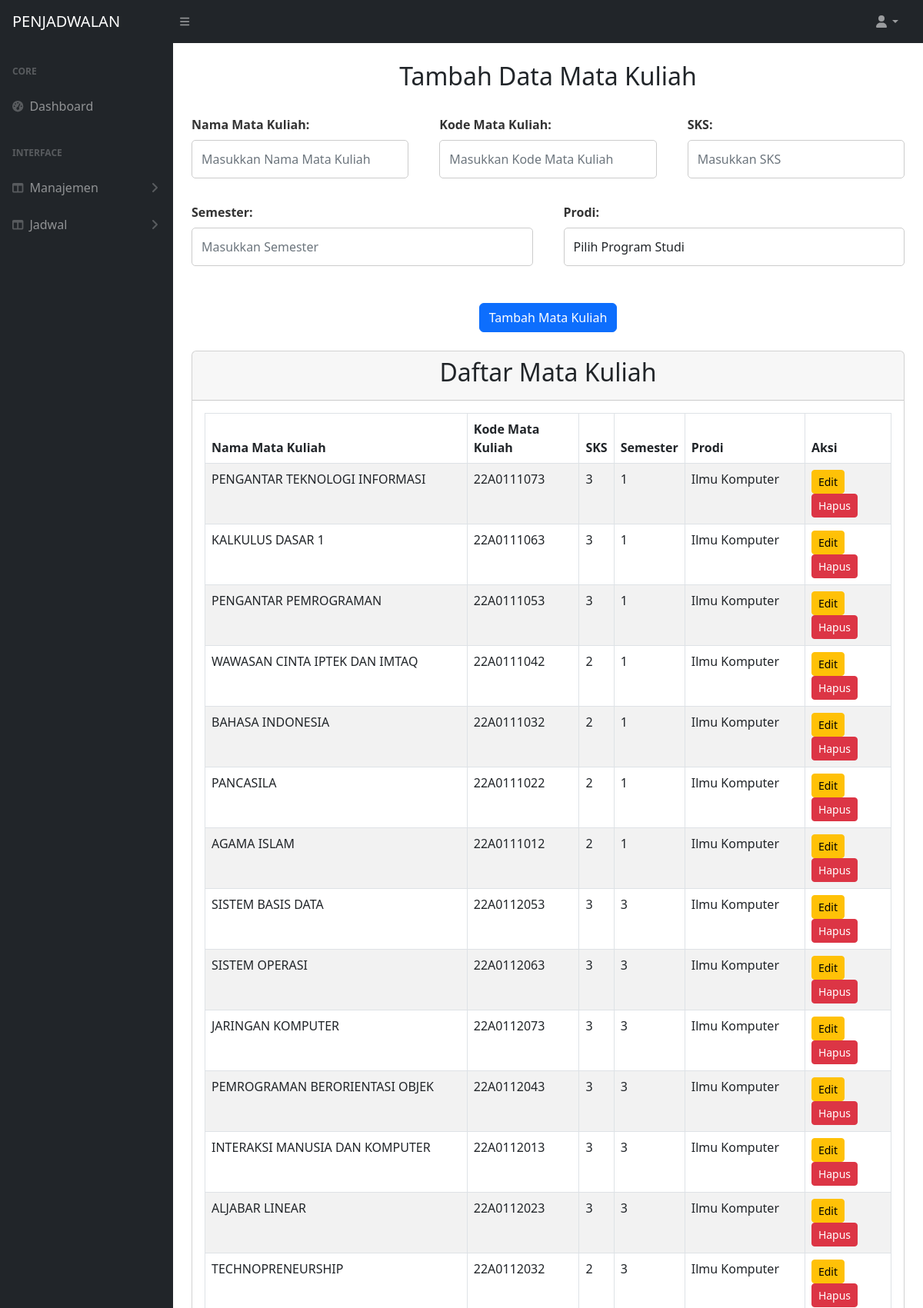
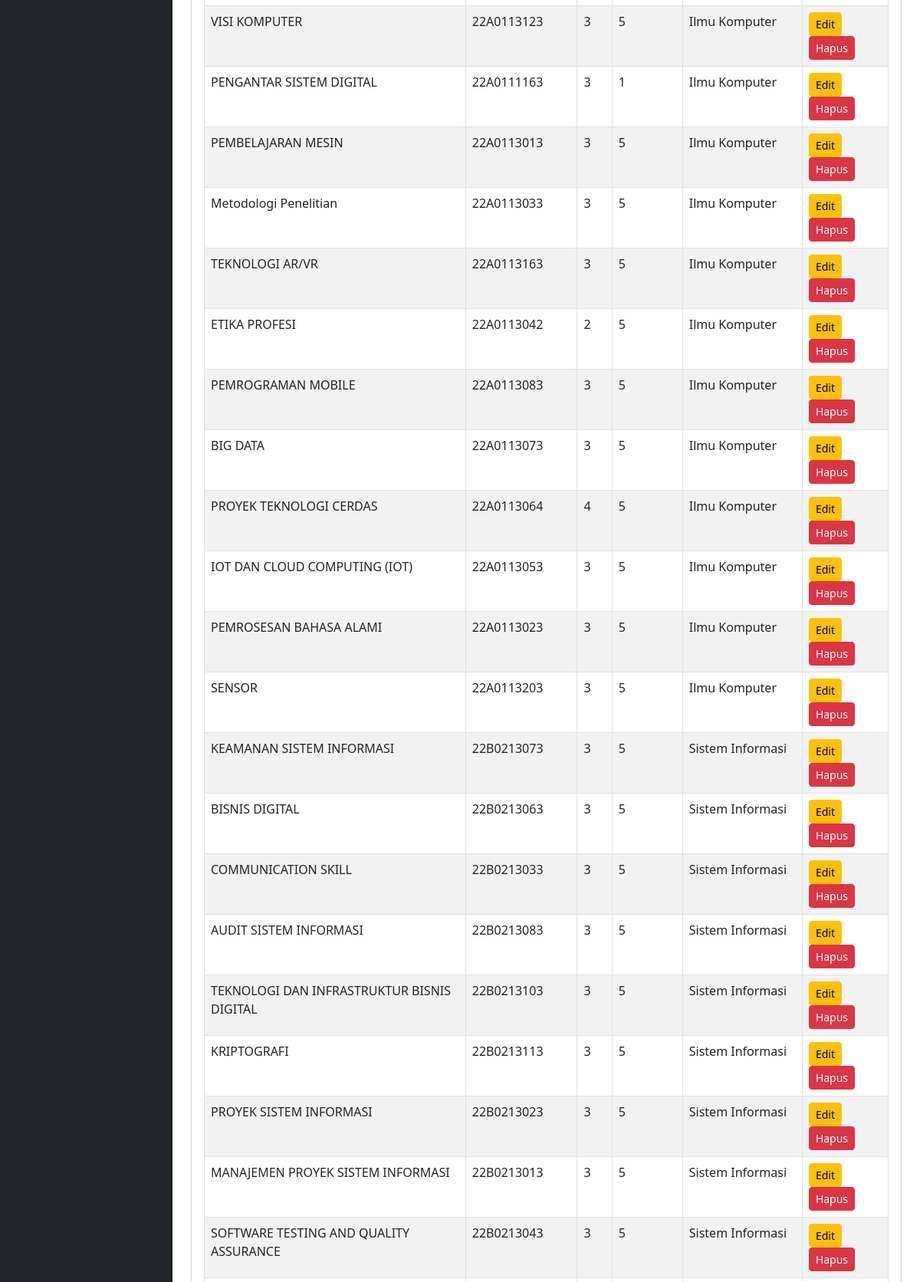
Page /matkul.php (upper part) on the committed database (2 pictures, top to bottom).
### tables this page shows
CREATE TABLE `matakuliah` (
  `matkul_id` int(11) NOT NULL,
  `nama_matkul` varchar(100) NOT NULL,
  `kode_matkul` varchar(20) NOT NULL,
  `sks` int(11) NOT NULL,
  `semester` int(11) NOT NULL,
  `prodi_id` int(11) NOT NULL
);

CREATE TABLE `prodi` (
  `prodi_id` int(11) NOT NULL,
  `kode_prodi` varchar(20) NOT NULL,
  `nama_prodi` varchar(100) NOT NULL,
  `jurusan` varchar(100) NOT NULL
);

### matkul.php (the view, shortened to what this page needs)
<?php
$host = "localhost";
$user = "root";
$pass = "";
$db = "penjadwalan2";
$conn = new mysqli($host, $user, $pass, $db);
$result = $conn->query("SELECT * FROM matakuliah");
?>
<!DOCTYPE html>
<html lang="en">
<head>
    <link href="https://cdn.jsdelivr.net/npm/simple-datatables@7.1.2/dist/style.min.css" rel="stylesheet" />
    <link href="css/styles.css" rel="stylesheet" />
    <link href="css/dosen.css" rel="stylesheet" />
</head>
<body>
    <nav class="sb-topnav navbar navbar-expand navbar-dark bg-dark">
            <a class="navbar-brand ps-3" href="index.html">PENJADWALAN</a>
            <button class="btn btn-link btn-sm order-1 order-lg-0 me-4 me-lg-0" id="sidebarToggle" href="#!"><i class="fas fa-bars"></i></button>
            <ul class="navbar-nav ms-auto ms-md-0 me-3 me-lg-4">
                <li class="nav-item dropdown">
                    <a class="nav-link dropdown-toggle" id="navbarDropdown" href="#" role="button" data-bs-toggle="dropdown" aria-expanded="false"><i class="fas fa-user fa-fw"></i></a>
                </li>
            </ul>
        </nav>
    <div id="layoutSidenav">
        <div id="layoutSidenav_nav">
            <nav class="sb-sidenav accordion sb-sidenav-dark" id="sidenavAccordion">
                <div class="sb-sidenav-menu">
                    <div class="nav">
                        <div class="sb-sidenav-menu-heading">Core</div>
                        <a class="nav-link" href="index.html">
                            <div class="sb-nav-link-icon"><i class="fas fa-tachometer-alt"></i></div>
                            Dashboard
                        </a>
                        <div class="sb-sidenav-menu-heading">Interface</div>
                        <a class="nav-link collapsed" href="#" data-bs-toggle="collapse" data-bs-target="#collapseLayouts" aria-expanded="false" aria-controls="collapseLayouts">
                            <div class="sb-nav-link-icon"><i class="fas fa-columns"></i></div>
                            Manajemen
                            <div class="sb-sidenav-collapse-arrow"><i class="fas fa-angle-down"></i></div>
                        </a>
                        <a class="nav-link collapsed" href="#" data-bs-toggle="collapse" data-bs-target="#collapseJadwal" aria-expanded="false" aria-controls="collapseJadwal">
                            <div class="sb-nav-link-icon"><i class="fas fa-columns"></i></div>
                            Jadwal
                            <div class="sb-sidenav-collapse-arrow"><i class="fas fa-angle-down"></i></div>
                        </a>
                    </div>
                </div>
            </nav>
        </div>
        <div id="layoutSidenav_content">
            <main>
                <div class="container-fluid px-4">
                    <form method="POST">
                        <br><center><h2>Tambah Data Mata Kuliah</h2></center><br>
                        <div class="mb-3 row">
                            <div class="col">
                                <label for="nama_matkul" class="form-label">Nama Mata Kuliah:</label>
                                <input type="text" class="form-control" name="nama_matkul" id="nama_matkul" placeholder="Masukkan Nama Mata Kuliah" required>
                            </div>
                            <div class="col">
                                <label for="kode_matkul" class="form-label">Kode Mata Kuliah:</label>
                                <input type="text" class="form-control" name="kode_matkul" id="kode_matkul" placeholder="Masukkan Kode Mata Kuliah" required>
                            </div>
                            <div class="col">
                                <label for="sks" class="form-label">SKS:</label>
                                <input type="number" class="form-control" name="sks" id="sks" placeholder="Masukkan SKS" required>
                            </div>
                            <div class="col">
                                <label for="semester" class="form-label">Semester:</label>
                                <input type="number" class="form-control" name="semester" id="semester" placeholder="Masukkan Semester" required>
                            </div>
                            <div class="col">
                                <label for="prodi_id" class="form-label">Prodi:</label>
                                <select name="prodi_id" id="prodi_id" class="form-control" required>
                                    <option value="">Pilih Program Studi</option>
                                </select>
                            </div>
                        </div>
                            <center><button type="submit" name="add" class="btn btn-primary mt-3">Tambah Mata Kuliah</button></center><br>
                    </form>
                    <form method="POST">
                        <div class="card mb-4">
                            <div class="card-header">
                                <center><h2>Daftar Mata Kuliah</h2></center>
                            </div>
                            <div class="card-body">
                                <table id="datatablesSimple" class="table table-striped table-bordered">
                                    <thead>
                                        <tr>
                                            <th>Nama Mata Kuliah</th>
                                            <th>Kode Mata Kuliah</th>
                                            <th>SKS</th>
                                            <th>Semester</th>
                                            <th>Prodi</th>
                                            <th>Aksi</th>
                                        </tr>
                                    </thead>
                                    <tbody>
                                        <?php
                                        if ($result->num_rows > 0) {
                                            while ($row = $result->fetch_assoc()) {
                                        ?>
                                                <tr>
                                                    <td><?php echo htmlspecialchars($row['nama_matkul']); ?></td>
                                                    <td><?php echo htmlspecialchars($row['kode_matkul']); ?></td>
                                                    <td><?php echo htmlspecialchars($row['sks']); ?></td>
                                                    <td><?php echo htmlspecialchars($row['semester']); ?></td>
                                                    <td>
                                                        <?php
                                                        $prodi_id = $row['prodi_id'];
                                                        $prodi_result = $conn->query("SELECT nama_prodi FROM prodi WHERE prodi_id = $prodi_id");
                                                        if ($prodi_result->num_rows > 0) {
                                                            $prodi_row = $prodi_result->fetch_assoc();
                                                            echo htmlspecialchars($prodi_row['nama_prodi']);
                                                        } else {
                                                            echo "Prodi tidak ditemukan";
                                                        }
                                                        ?>
                                                    </td>
                                                    <td>
                                                        <a href="edit_matkul.php?id=<?php echo $row['matkul_id']; ?>" class="btn btn-warning btn-sm">Edit</a>
                                                        <a href="?delete=<?php echo $row['matkul_id']; ?>" class="btn btn-danger btn-sm" onclick="return confirm('Yakin ingin menghapus data ini?')">Hapus</a>
                                                    </td>
                                                </tr>
                                        <?php
                                            }
                                        } else {
                                            echo "<tr><td colspan='6' class='text-center'>Tidak ada data mata kuliah yang ditemukan.</td></tr>";
                                        }
                                        ?>
                                    </tbody>
                                </table>
                            </div>
                        </div>
                    </form>
                </div>
            </main>
        </div>
    </div>
</body>
</html>

### css/dosen.css (style rules this page uses)
.mb-3 { margin-bottom: 1rem; }
.form-label { font-weight: bold; color: #333; }
.form-control { border-radius: 5px; border: 1px solid #ccc; padding: 0.75rem; font-size: 1rem; width: 100%; box-sizing: border-box; }
.row .col { margin-bottom: 1rem; }
.row { display: flex; flex-wrap: wrap; gap: 1rem; }
@media (min-width: 768px) { .col { flex: 1 1 calc(33.33% - 1rem); } }

### rows in the picture
matakuliah: nama_matkul "PENGANTAR TEKNOLOGI INFORMASI", kode_matkul "22A0111073", sks "3", semester "1", prodi.nama_prodi "Ilmu Komputer"
matakuliah: nama_matkul "KALKULUS DASAR 1", kode_matkul "22A0111063", sks "3", semester "1", prodi.nama_prodi "Ilmu Komputer"
matakuliah: nama_matkul "PENGANTAR PEMROGRAMAN", kode_matkul "22A0111053", sks "3", semester "1", prodi.nama_prodi "Ilmu Komputer"
matakuliah: nama_matkul "WAWASAN CINTA IPTEK DAN IMTAQ", kode_matkul "22A0111042", sks "2", semester "1", prodi.nama_prodi "Ilmu Komputer"
matakuliah: nama_matkul "BAHASA INDONESIA", kode_matkul "22A0111032", sks "2", semester "1", prodi.nama_prodi "Ilmu Komputer"
matakuliah: nama_matkul "PANCASILA", kode_matkul "22A0111022", sks "2", semester "1", prodi.nama_prodi "Ilmu Komputer"
matakuliah: nama_matkul "AGAMA ISLAM", kode_matkul "22A0111012", sks "2", semester "1", prodi.nama_prodi "Ilmu Komputer"
matakuliah: nama_matkul "SISTEM BASIS DATA", kode_matkul "22A0112053", sks "3", semester "3", prodi.nama_prodi "Ilmu Komputer"
matakuliah: nama_matkul "SISTEM OPERASI", kode_matkul "22A0112063", sks "3", semester "3", prodi.nama_prodi "Ilmu Komputer"
matakuliah: nama_matkul "JARINGAN KOMPUTER", kode_matkul "22A0112073", sks "3", semester "3", prodi.nama_prodi "Ilmu Komputer"
matakuliah: nama_matkul "PEMROGRAMAN BERORIENTASI OBJEK", kode_matkul "22A0112043", sks "3", semester "3", prodi.nama_prodi "Ilmu Komputer"
matakuliah: nama_matkul "INTERAKSI MANUSIA DAN KOMPUTER", kode_matkul "22A0112013", sks "3", semester "3", prodi.nama_prodi "Ilmu Komputer"
matakuliah: nama_matkul "ALJABAR LINEAR", kode_matkul "22A0112023", sks "3", semester "3", prodi.nama_prodi "Ilmu Komputer"
matakuliah: nama_matkul "TECHNOPRENEURSHIP", kode_matkul "22A0112032", sks "2", semester "3", prodi.nama_prodi "Ilmu Komputer"
matakuliah: nama_matkul "VISI KOMPUTER", kode_matkul "22A0113123", sks "3", semester "5", prodi.nama_prodi "Ilmu Komputer"
matakuliah: nama_matkul "PENGANTAR SISTEM DIGITAL", kode_matkul "22A0111163", sks "3", semester "1", prodi.nama_prodi "Ilmu Komputer"
matakuliah: nama_matkul "PEMBELAJARAN MESIN", kode_matkul "22A0113013", sks "3", semester "5", prodi.nama_prodi "Ilmu Komputer"
matakuliah: nama_matkul "Metodologi Penelitian", kode_matkul "22A0113033", sks "3", semester "5", prodi.nama_prodi "Ilmu Komputer"
matakuliah: nama_matkul "TEKNOLOGI AR/VR", kode_matkul "22A0113163", sks "3", semester "5", prodi.nama_prodi "Ilmu Komputer"
matakuliah: nama_matkul "ETIKA PROFESI", kode_matkul "22A0113042", sks "2", semester "5", prodi.nama_prodi "Ilmu Komputer"
matakuliah: nama_matkul "PEMROGRAMAN MOBILE", kode_matkul "22A0113083", sks "3", semester "5", prodi.nama_prodi "Ilmu Komputer"
matakuliah: nama_matkul "BIG DATA", kode_matkul "22A0113073", sks "3", semester "5", prodi.nama_prodi "Ilmu Komputer"
matakuliah: nama_matkul "PROYEK TEKNOLOGI CERDAS", kode_matkul "22A0113064", sks "4", semester "5", prodi.nama_prodi "Ilmu Komputer"
matakuliah: nama_matkul "IOT DAN CLOUD COMPUTING (IOT)", kode_matkul "22A0113053", sks "3", semester "5", prodi.nama_prodi "Ilmu Komputer"
matakuliah: nama_matkul "PEMROSESAN BAHASA ALAMI", kode_matkul "22A0113023", sks "3", semester "5", prodi.nama_prodi "Ilmu Komputer"
matakuliah: nama_matkul "SENSOR", kode_matkul "22A0113203", sks "3", semester "5", prodi.nama_prodi "Ilmu Komputer"
matakuliah: nama_matkul "KEAMANAN SISTEM INFORMASI", kode_matkul "22B0213073", sks "3", semester "5", prodi.nama_prodi "Sistem Informasi"
matakuliah: nama_matkul "BISNIS DIGITAL", kode_matkul "22B0213063", sks "3", semester "5", prodi.nama_prodi "Sistem Informasi"
matakuliah: nama_matkul "COMMUNICATION SKILL", kode_matkul "22B0213033", sks "3", semester "5", prodi.nama_prodi "Sistem Informasi"
matakuliah: nama_matkul "AUDIT SISTEM INFORMASI", kode_matkul "22B0213083", sks "3", semester "5", prodi.nama_prodi "Sistem Informasi"
matakuliah: nama_matkul "TEKNOLOGI DAN INFRASTRUKTUR BISNIS DIGITAL", kode_matkul "22B0213103", sks "3", semester "5", prodi.nama_prodi "Sistem Informasi"
matakuliah: nama_matkul "KRIPTOGRAFI", kode_matkul "22B0213113", sks "3", semester "5", prodi.nama_prodi "Sistem Informasi"
matakuliah: nama_matkul "PROYEK SISTEM INFORMASI", kode_matkul "22B0213023", sks "3", semester "5", prodi.nama_prodi "Sistem Informasi"
matakuliah: nama_matkul "MANAJEMEN PROYEK SISTEM INFORMASI", kode_matkul "22B0213013", sks "3", semester "5", prodi.nama_prodi "Sistem Informasi"
matakuliah: nama_matkul "SOFTWARE TESTING AND QUALITY ASSURANCE", kode_matkul "22B0213043", sks "3", semester "5", prodi.nama_prodi "Sistem Informasi"
